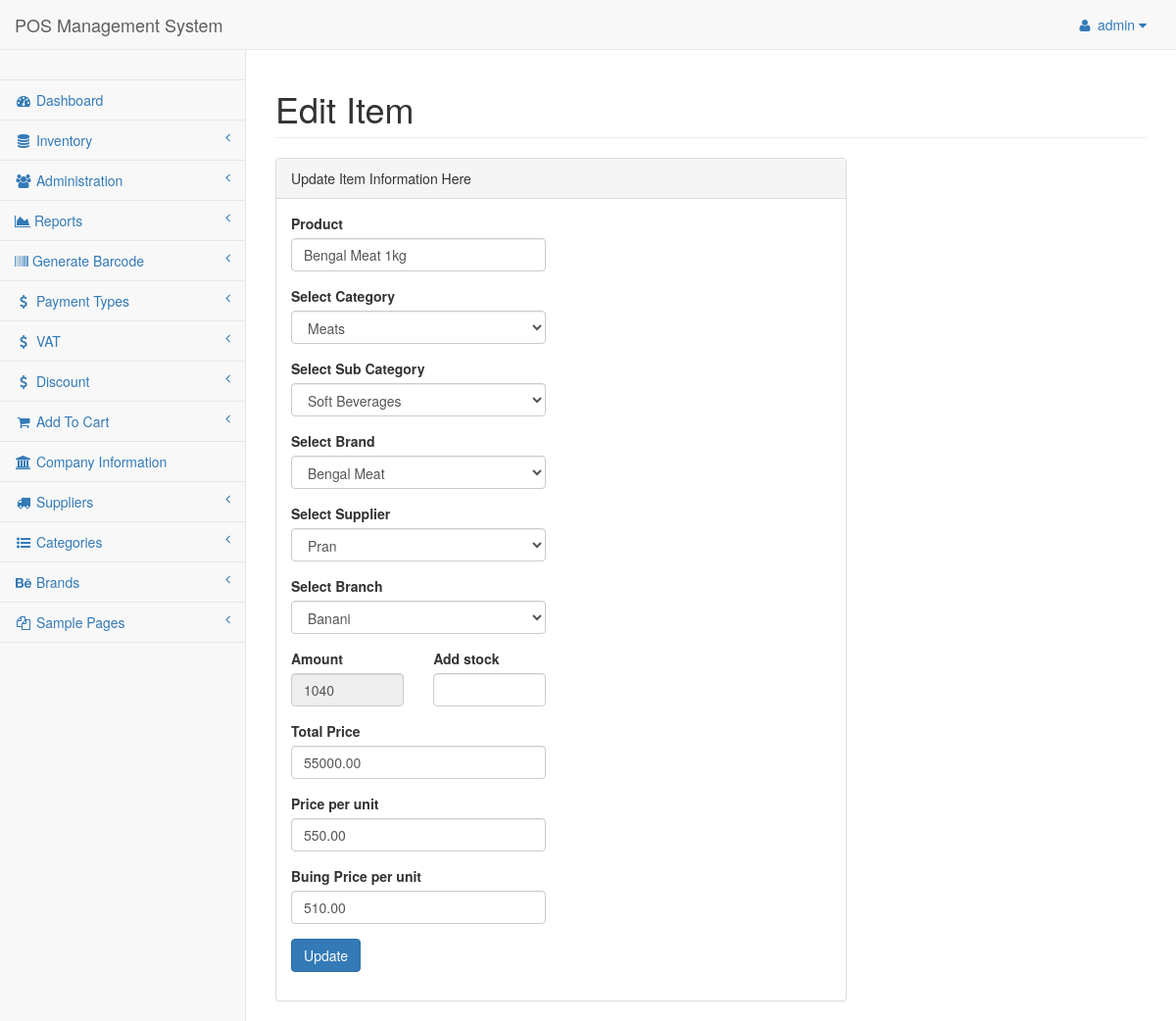
The page /admin/pages/itemedit.php?itm=5 (signed in) on the database its author committed.
### tables this page shows
CREATE TABLE `tbl_inventory` (
  `id` int(11) NOT NULL,
  `pdName` varchar(50) NOT NULL,
  `subId` int(11) NOT NULL,
  `catId` int(11) NOT NULL,
  `brandId` int(11) NOT NULL,
  `suppId` int(11) NOT NULL,
  `branchId` int(11) NOT NULL,
  `amount` int(11) NOT NULL,
  `totalPrice` decimal(10,2) NOT NULL,
  `ppu` decimal(10,2) NOT NULL,
  `bpu` decimal(10,2) NOT NULL,
  `availability` int(11) NOT NULL,
  `inventId` varchar(15) NOT NULL,
  `date` datetime NOT NULL DEFAULT CURRENT_TIMESTAMP
);

CREATE TABLE `tbl_category` (
  `catId` int(11) NOT NULL,
  `catName` varchar(25) NOT NULL
);

CREATE TABLE `tbl_subcat` (
  `subId` int(11) NOT NULL,
  `subName` varchar(35) NOT NULL,
  `catId` int(11) NOT NULL
);

CREATE TABLE `tbl_brand` (
  `id` int(11) NOT NULL,
  `brandName` varchar(35) NOT NULL,
  `brandId` int(11) NOT NULL
);

CREATE TABLE `tbl_supplier` (
  `suppId` int(11) NOT NULL,
  `suppName` varchar(35) NOT NULL,
  `suppAss` varchar(50) NOT NULL,
  `suppContact` int(11) NOT NULL,
  `suppMail` varchar(125) NOT NULL,
  `suppAddress` text NOT NULL
);

CREATE TABLE `tbl_branch` (
  `id` int(11) NOT NULL,
  `branchName` varchar(35) NOT NULL,
  `branchAddress` text NOT NULL,
  `branchId` int(11) NOT NULL
);

### class/Product.php (called while the page is built, shortened)
<?php
$filepath = realpath(dirname(__FILE__));
include_once ($filepath."/../lib/Database.php");
?>
<?php
class Product{
  private $db;
public function __construct(){
    $this->db = new Database();
  }
public function getPdByIde($id){
  $query = "SELECT * FROM tbl_inventory WHERE Id = '$id'";
  $result = $this->db->select($query);
  return $result;
}
}
?>

### lib/Database.php (called while the page is built, shortened)
<?php
Class Database{
 public $host   = DB_HOST;
 public $user   = DB_USER;
 public $pass   = DB_PASS;
 public $dbname = DB_NAME;
 public $link;
private function connectDB(){
 $this->link = new mysqli($this->host, $this->user, $this->pass,
  $this->dbname);
 }
public function select($query){
  $result = $this->link->query($query) or
   die($this->link->error.__LINE__);
  if($result->num_rows > 0){
    return $result;
  } else {
    return false;
  }
 }
}

### class/Category.php (called while the page is built, shortened)
<?php
  $filepath = realpath(dirname(__FILE__));
  include_once ($filepath."/../lib/Database.php");
?>
<?php
  class Category {
    private $db;
  function __construct(){
      $this->db = new Database();
    }
  public function getAllcat(){
    $query = "SELECT * FROM tbl_category ORDER BY catId ASC";
    $result = $this->db->select($query);
    return $result;
  }
  public function getAllSub(){
    $query = "SELECT s.*,c.catName
              FROM tbl_subcat AS s, tbl_category AS c
              WHERE s.catId = c.catId
              ORDER BY subId DESC";
    $result = $this->db->select($query);
    return $result;
  }
}
?>

### class/Brand.php (called while the page is built, shortened)
<?php
$filepath = realpath(dirname(__FILE__));
include_once ($filepath."/../lib/Database.php");
?>
<?php
class Brand{
  private $db;
  function __construct(){
    $this->db = new Database();
  }
  public function getAllbrand(){
    $query  = "SELECT * FROM tbl_brand ORDER BY id DESC";
    $result = $this->db->select($query);
    return $result;
  }
}
?>

### class/Supplier.php (called while the page is built, shortened)
<?php
$filepath = realpath(dirname(__FILE__));
include_once ($filepath."/../lib/Database.php");
?>
<?php
class Supplier {
  private $db;
  function __construct(){
    $this->db = new Database();
  }
  public function getAllsupp() {
    $query = "SELECT * FROM tbl_supplier ORDER BY suppId DESC";
    $result = $this->db->select($query);
    return $result;
  }
}

### class/Company.php (called while the page is built, shortened)
<?php
$filepath = realpath(dirname(__FILE__));
include_once ($filepath."/../lib/Database.php");
?>
<?php
class Company {
  private $db;
  function __construct(){
    $this->db = new Database();
  }
  public function getAllbranch() {
      $query = "SELECT * FROM tbl_branch ORDER BY id DESC";
      $result = $this->db->select($query);
      return $result;
  }
}

### admin/pages/itemedit.php (the view, shortened to what this page needs)
<?php
  include "../inc/header.php";
  include "../inc/nav.php";
  include "../inc/sider.php";
?>
<?php
if (!isset($_GET['itm']) || $_GET['itm'] == NULL) {
  echo "<script> window.location = 'itemlist.php'; </script>";
} else {
  $id = $_GET['itm'];
}
?>
        <div id="page-wrapper">
            <div class="row">
                <div class="col-lg-12">
                    <h1 class="page-header">Edit Item</h1>
                </div>
            </div>
            <div class="row">
                <div class="col-lg-8">
                    <div class="panel panel-default">
                        <div class="panel-heading">
                            Update Item Information Here
                        </div>
                        <div class="panel-body">
                            <div class="row">
                                <div class="col-lg-6">
                                  <?php
                                    $getPd = $pd->getPdByIde($id);
                                    if ($getPd){
                                      while($value = $getPd->fetch_assoc()){
                                  ?>
                                    <form role="form" action="" method="post" >
                                        <div class="form-group">
                                            <label> Product</label>
                                            <input type="text" class="form-control" value="<?php echo $value['pdName']; ?>" name="pdName">
                                        </div>
                                        <div class="form-group">
                                            <label>Select Category</label>
                                            <select class="form-control" name="catId">
                                              <?php
                                                $getCat = $cat->getAllcat();
                                                if ($getCat) {
                                                  while ($result = $getCat->fetch_assoc()) {
                                              ?>
                                              <option
                                              <?php
                                              if ($value['catId'] == $result['catId']) { ?>
                                                 selected = "selected"
                                               <?php } ?>
                                               value="<?php echo $result['catId']; ?>"
                                               ><?php echo $result['catName']; ?></option>
                                            <?php } } ?>
                                            </select>
                                        </div>
                                        <div class="form-group">
                                            <label>Select Sub Category</label>
                                            <select class="form-control" name="subId">
                                              <?php
                                                $getSub = $cat->getAllSub();
                                                if ($getSub) {
                                                  while ($result = $getSub->fetch_assoc()) {
                                              ?>
                                              <option
                                              <?php
                                              if ($value['subId'] == $result['subId']) { ?>
                                                 selected = "selected"
                                               <?php } ?>
                                              value="<?php echo $result['subId']; ?>">
                                              <?php echo $result['subName']; ?></option>
                                            <?php } } ?>
                                            </select>
                                        </div>
                                        <div class="form-group">
                                            <label>Select Brand</label>
                                            <select class="form-control" name="brandId">
                                              <?php
                                                $getBrand = $br->getAllbrand();
                                                if ($getBrand) {
                                                  while ($result = $getBrand->fetch_assoc()) {
                                              ?>
                                              <option
                                              <option
                                              <?php
                                              if ($value['brandId'] == $result['brandId']) { ?>
                                                 selected = "selected"
                                               <?php } ?>
                                              value="<?php echo $result['brandId']; ?>">
                                              <?php echo $result['brandName']; ?></option>
                                              <?php } } ?>
                                            </select>
                                        </div>
                                        <div class="form-group">
                                            <label>Select Supplier</label>
                                            <select class="form-control" name="suppId">
                                              <?php
                                                $getSupp = $sp->getAllsupp();
                                                if ($getSupp) {
                                                  while ($result = $getSupp->fetch_assoc()) {
                                              ?>
                                              <option
                                              <?php
                                              if ($value['suppId'] == $result['suppId']) { ?>
                                                 selected = "selected"
                                               <?php } ?>
                                              value="<?php echo $result['suppId']; ?>">
                                              <?php echo $result['suppName']; ?></option>
                                              <?php } } ?>
                                            </select>
                                        </div>
                                        <div class="form-group">
                                            <label>Select Branch</label>
                                            <select class="form-control" name="branchId">
                                              <?php
                                                $getBranch = $com->getAllbranch();
                                                if ($getBranch) {
                                                  while ($result = $getBranch->fetch_assoc()) {
                                              ?>
                                              <option
                                              <?php
                                              if ($value['branchId'] == $result['branchId']) { ?>
                                                 selected = "selected"
                                               <?php } ?>
                                              value="<?php echo $result['branchId']; ?>">
                                              <?php echo $result['branchName']; ?></option>
                                              <?php } } ?>
                                            </select>
                                        </div>
                                        <div class="row">
                                        <div class="form-group col-md-6">
                                            <label>Amount</label>
                                            <input type="number" class="form-control" value="<?php echo $value['amount']; ?>" name="amount" disabled>
                                        </div>
                                        <div class="form-group col-md-6">
                                            <label>Add stock</label>
                                            <input type="number" min="0" class="form-control" name="newstock">
                                        </div>
                                        </div>
                                        <div class="form-group">
                                            <label>Total Price</label>
                                            <input type="number" min="0"  class="form-control" value="<?php echo $value['totalPrice']; ?>" name="totalPrice">
                                        </div>
                                        <div class="form-group">
                                            <label>Price per unit</label>
                                            <input type="number"  min="0" class="form-control" value="<?php echo $value['ppu']; ?>" name="ppu">
                                        </div>
                                        <div class="form-group">
                                            <label>Buing Price per unit</label>
                                            <input type="number" min="0"  class="form-control" value="<?php echo $value['bpu']; ?>" name="bpu">
                                        </div>
                                        <input type="submit" class="btn btn-primary" name="submit" value="Update">
                                      </form>
                                    <?php } } ?>
                                  </div>
                              </div>
                          </div>
                      </div>
                  </div>
              </div>
          </div>
      </div>
</body>
</html>

### rows shown on the page
tbl_inventory: pdName "Bengal Meat 1kg", catId "Meats", subId "Soft Beverages", brandId "Bengal Meat", suppId "Pran", branchId "Banani", amount "1040", totalPrice "55000.00", ppu "550.00", bpu "510.00"

### other values the page prints
Session::get("adminName") "admin"
